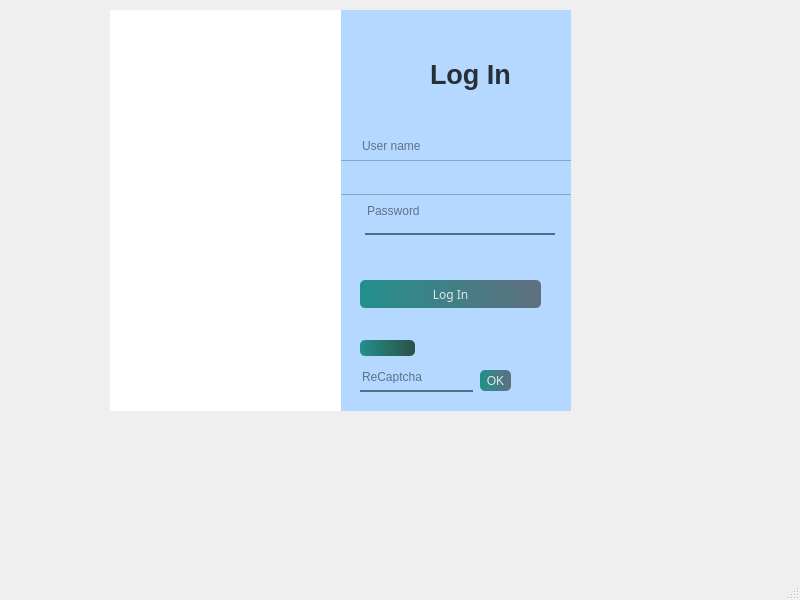
<?xml version="1.0" encoding="UTF-8"?>
<ui version="4.0">
 <class>MainWindow</class>
 <widget class="QMainWindow" name="MainWindow">
  <property name="geometry">
   <rect>
    <x>0</x>
    <y>0</y>
    <width>800</width>
    <height>600</height>
   </rect>
  </property>
  <property name="windowTitle">
   <string>MainWindow</string>
  </property>
  <widget class="QWidget" name="centralwidget">
   <widget class="QWidget" name="widget" native="true">
    <property name="geometry">
     <rect>
      <x>70</x>
      <y>-20</y>
      <width>501</width>
      <height>431</height>
     </rect>
    </property>
    <property name="layoutDirection">
     <enum>Qt::LeftToRight</enum>
    </property>
    <property name="styleSheet">
     <string notr="true"/>
    </property>
    <widget class="QLabel" name="label">
     <property name="geometry">
      <rect>
       <x>40</x>
       <y>30</y>
       <width>280</width>
       <height>430</height>
      </rect>
     </property>
     <property name="styleSheet">
      <string notr="true">background-color:rgba(0,0,0,80);
border-top-left-radius: 50px;</string>
     </property>
     <property name="text">
      <string/>
     </property>
     <property name="pixmap">
      <pixmap>:/Loginimage/pxfuel.jpg</pixmap>
     </property>
    </widget>
    <widget class="QLabel" name="label_2">
     <property name="geometry">
      <rect>
       <x>270</x>
       <y>30</y>
       <width>240</width>
       <height>430</height>
      </rect>
     </property>
     <property name="styleSheet">
      <string notr="true">background-color:#b4d8ff;
</string>
     </property>
     <property name="text">
      <string/>
     </property>
    </widget>
    <widget class="QLabel" name="LoginLogo">
     <property name="geometry">
      <rect>
       <x>360</x>
       <y>69</y>
       <width>141</width>
       <height>51</height>
      </rect>
     </property>
     <property name="font">
      <font>
       <pointsize>20</pointsize>
       <bold>true</bold>
      </font>
     </property>
     <property name="styleSheet">
      <string notr="true">color:rgba(0,0,0,200);</string>
     </property>
     <property name="text">
      <string>Log In</string>
     </property>
    </widget>
    <widget class="QLineEdit" name="usernameinput">
     <property name="geometry">
      <rect>
       <x>290</x>
       <y>150</y>
       <width>190</width>
       <height>40</height>
      </rect>
     </property>
     <property name="styleSheet">
      <string notr="true">background-color:rgba(0,0,0,0);
border:none;
border-bottom: 2px solid rgba(46,82,101,200);
color:rgba(0,0,0,240);
padding-bottom:7px;</string>
     </property>
     <property name="placeholderText">
      <string>User name</string>
     </property>
    </widget>
    <widget class="QLineEdit" name="passwordinput">
     <property name="geometry">
      <rect>
       <x>295</x>
       <y>215</y>
       <width>190</width>
       <height>40</height>
      </rect>
     </property>
     <property name="styleSheet">
      <string notr="true">background-color:rgba(0,0,0,0);
border:none;
border-bottom: 2px solid rgba(46,82,101,200);
color:rgba(0,0,0,240);
padding-bottom:7px;</string>
     </property>
     <property name="echoMode">
      <enum>QLineEdit::Password</enum>
     </property>
     <property name="placeholderText">
      <string>Password</string>
     </property>
    </widget>
    <widget class="QPushButton" name="LoginButton">
     <property name="geometry">
      <rect>
       <x>290</x>
       <y>300</y>
       <width>181</width>
       <height>28</height>
      </rect>
     </property>
     <property name="font">
      <font>
       <family>Segoe MDL2 Assets</family>
       <pointsize>9</pointsize>
       <bold>false</bold>
      </font>
     </property>
     <property name="styleSheet">
      <string notr="true">


QPushButton#LoginButton{
background-color: qlineargradient(spread:pad,x1:0,y1:0.505682,x2:1,y2:0.477,stop:0 rgba(11,131,120,219),stop:1 rgba(85,98,112,226));
color:rgba(255,255,255,210);
border-radius:5px;
}
QPushButton#LoginButton:hover{
background-color: qlineargradient(spread:pad,x1:0,y1:0.505682,x2:1,y2:0.477,stop:0 rgba(150,123,111,219),stop:1 rgba(85,81,84,226));

}
QPushButton#LoginButton:pressed{
padding-left:5px;
padding-top:5px;
background-color: rgba(150,123,111,255);

}</string>
     </property>
     <property name="text">
      <string>Log In</string>
     </property>
    </widget>
    <widget class="QLabel" name="errorlable">
     <property name="geometry">
      <rect>
       <x>470</x>
       <y>160</y>
       <width>20</width>
       <height>20</height>
      </rect>
     </property>
     <property name="font">
      <font>
       <pointsize>10</pointsize>
       <bold>true</bold>
      </font>
     </property>
     <property name="styleSheet">
      <string notr="true">color:red;
</string>
     </property>
     <property name="text">
      <string/>
     </property>
    </widget>
    <widget class="QLabel" name="errorlable_2">
     <property name="geometry">
      <rect>
       <x>470</x>
       <y>230</y>
       <width>20</width>
       <height>20</height>
      </rect>
     </property>
     <property name="font">
      <font>
       <pointsize>10</pointsize>
       <bold>true</bold>
      </font>
     </property>
     <property name="styleSheet">
      <string notr="true">color:red;
</string>
     </property>
     <property name="text">
      <string/>
     </property>
    </widget>
    <widget class="QLabel" name="Captcha">
     <property name="geometry">
      <rect>
       <x>290</x>
       <y>360</y>
       <width>55</width>
       <height>16</height>
      </rect>
     </property>
     <property name="font">
      <font>
       <pointsize>6</pointsize>
      </font>
     </property>
     <property name="cursor">
      <cursorShape>ForbiddenCursor</cursorShape>
     </property>
     <property name="styleSheet">
      <string notr="true">background-color: qlineargradient(spread:pad,x1:0,y1:0.505682,x2:1,y2:0.477,stop:0 rgba(11,131,120,219),stop:1 rgba(45,80,70,255));
color:rgba(255,255,255,210);
border-radius:5px;</string>
     </property>
     <property name="text">
      <string/>
     </property>
    </widget>
    <widget class="QLineEdit" name="Recaptcha">
     <property name="geometry">
      <rect>
       <x>290</x>
       <y>390</y>
       <width>113</width>
       <height>22</height>
      </rect>
     </property>
     <property name="styleSheet">
      <string notr="true">background-color:rgba(0,0,0,0);
border:none;
border-bottom: 2px solid rgba(46,82,101,200);
color:rgba(0,0,0,240);
padding-bottom:7px;</string>
     </property>
     <property name="placeholderText">
      <string>ReCaptcha</string>
     </property>
    </widget>
    <widget class="QPushButton" name="RECAPTCHAOK">
     <property name="geometry">
      <rect>
       <x>410</x>
       <y>390</y>
       <width>31</width>
       <height>21</height>
      </rect>
     </property>
     <property name="styleSheet">
      <string notr="true">


QPushButton#RECAPTCHAOK{
background-color: qlineargradient(spread:pad,x1:0,y1:0.505682,x2:1,y2:0.477,stop:0 rgba(11,131,120,219),stop:1 rgba(85,98,112,226));
color:rgba(255,255,255,210);
border-radius:5px;
}
QPushButton#RECAPTCHAOK:hover{
background-color: qlineargradient(spread:pad,x1:0,y1:0.505682,x2:1,y2:0.477,stop:0 rgba(150,123,111,219),stop:1 rgba(85,81,84,226));

}
QPushButton#RECAPTCHAOK:pressed{
padding-left:5px;
padding-top:5px;
background-color: rgba(150,123,111,255);

}</string>
     </property>
     <property name="text">
      <string>OK</string>
     </property>
    </widget>
    <widget class="QListWidget" name="SuggestionList">
     <property name="geometry">
      <rect>
       <x>270</x>
       <y>180</y>
       <width>241</width>
       <height>35</height>
      </rect>
     </property>
     <property name="styleSheet">
      <string notr="true">background-color:#b4d8ff;
</string>
     </property>
    </widget>
    <widget class="QPushButton" name="Seepasswordbutton">
     <property name="geometry">
      <rect>
       <x>470</x>
       <y>220</y>
       <width>21</width>
       <height>28</height>
      </rect>
     </property>
     <property name="styleSheet">
      <string notr="true">background-color: transparent;
border : none;</string>
     </property>
     <property name="text">
      <string/>
     </property>
     <property name="icon">
      <iconset>
       <normaloff>:/eyeimage/pngwing.com.png</normaloff>
       <normalon>:/eyeimage/pngwing.com.png</normalon>:/eyeimage/pngwing.com.png</iconset>
     </property>
    </widget>
    <widget class="QLabel" name="usericon">
     <property name="geometry">
      <rect>
       <x>273</x>
       <y>155</y>
       <width>21</width>
       <height>20</height>
      </rect>
     </property>
     <property name="text">
      <string/>
     </property>
     <property name="pixmap">
      <pixmap>:/Loginimage/pngwin.com</pixmap>
     </property>
    </widget>
    <widget class="QLabel" name="passwordicon">
     <property name="geometry">
      <rect>
       <x>273</x>
       <y>218</y>
       <width>20</width>
       <height>31</height>
      </rect>
     </property>
     <property name="text">
      <string/>
     </property>
     <property name="pixmap">
      <pixmap>:/Loginimage/pngwing.com(1).png</pixmap>
     </property>
    </widget>
    <widget class="QPushButton" name="telegramlink">
     <property name="geometry">
      <rect>
       <x>60</x>
       <y>410</y>
       <width>61</width>
       <height>28</height>
      </rect>
     </property>
     <property name="cursor">
      <cursorShape>PointingHandCursor</cursorShape>
     </property>
     <property name="styleSheet">
      <string notr="true">color:blue;
background-color:rgba(0,0,0,0);</string>
     </property>
     <property name="text">
      <string>click here</string>
     </property>
    </widget>
    <widget class="QLabel" name="label_3">
     <property name="geometry">
      <rect>
       <x>40</x>
       <y>30</y>
       <width>231</width>
       <height>431</height>
      </rect>
     </property>
     <property name="styleSheet">
      <string notr="true">background-color: rgb(255, 255, 255);</string>
     </property>
     <property name="text">
      <string/>
     </property>
    </widget>
    <widget class="QLabel" name="status_text_label">
     <property name="geometry">
      <rect>
       <x>370</x>
       <y>30</y>
       <width>51</width>
       <height>51</height>
      </rect>
     </property>
     <property name="styleSheet">
      <string notr="true"/>
     </property>
     <property name="text">
      <string/>
     </property>
    </widget>
   </widget>
  </widget>
  <widget class="QMenuBar" name="menubar">
   <property name="geometry">
    <rect>
     <x>0</x>
     <y>0</y>
     <width>800</width>
     <height>22</height>
    </rect>
   </property>
  </widget>
  <widget class="QStatusBar" name="statusbar"/>
 </widget>
 <resources/>
 <connections/>
</ui>
